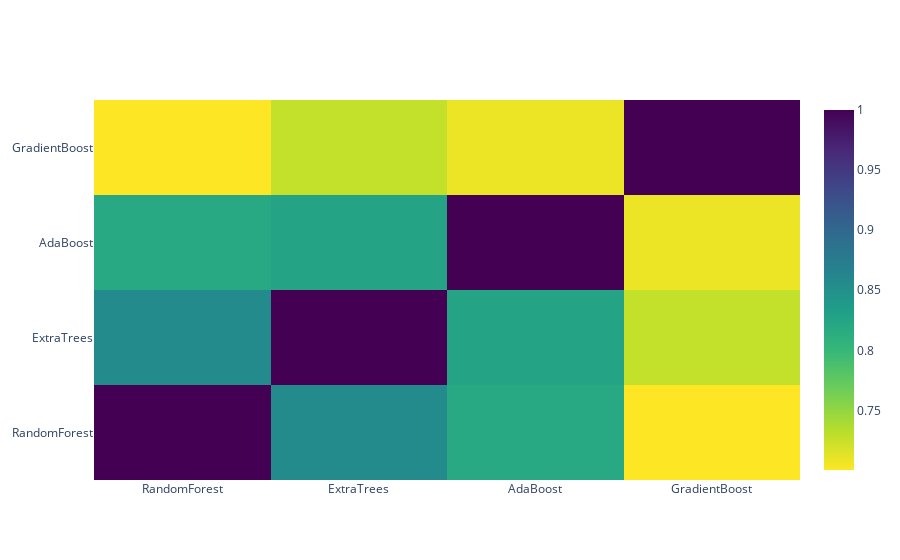

The cell this chart's notebook holds for it:
### Markdown cell above
**Correlation Heatmap of the Second Level Training set**

### Code cell
data = [
    go.Heatmap(z = base_predictions_train.astype(float).corr().values, 
              x = base_predictions_train.columns.values,
              y = base_predictions_train.columns.values,
              colorscale = 'Viridis',
              showscale = True,
              reversescale = True)]
py.iplot(data, filename = 'labelled-heatmap')

### Figure 1 — Plotly figure (JSON) as saved in the notebook; plotly's stock layout.template omitted (floating-point values rounded to 4 significant figures)
{"data": [{"colorscale": [[0, "#440154"], [0.1111, "#482878"], [0.2222, "#3e4989"], [0.3333, "#31688e"], [0.4444, "#26828e"], [0.5556, "#1f9e89"], [0.6667, "#35b779"], [0.7778, "#6ece58"], [0.8889, "#b5de2b"], [1, "#fde725"]], "reversescale": true, "showscale": true, "type": "heatmap", "x": ["RandomForest", "ExtraTrees", "AdaBoost", "GradientBoost"], "y": ["RandomForest", "ExtraTrees", "AdaBoost", "GradientBoost"], "z": [[1, 0.8564, 0.8203, 0.7005], [0.8564, 1, 0.8253, 0.7273], [0.8203, 0.8253, 1, 0.7086], [0.7005, 0.7273, 0.7086, 1]]}], "layout": {}}
